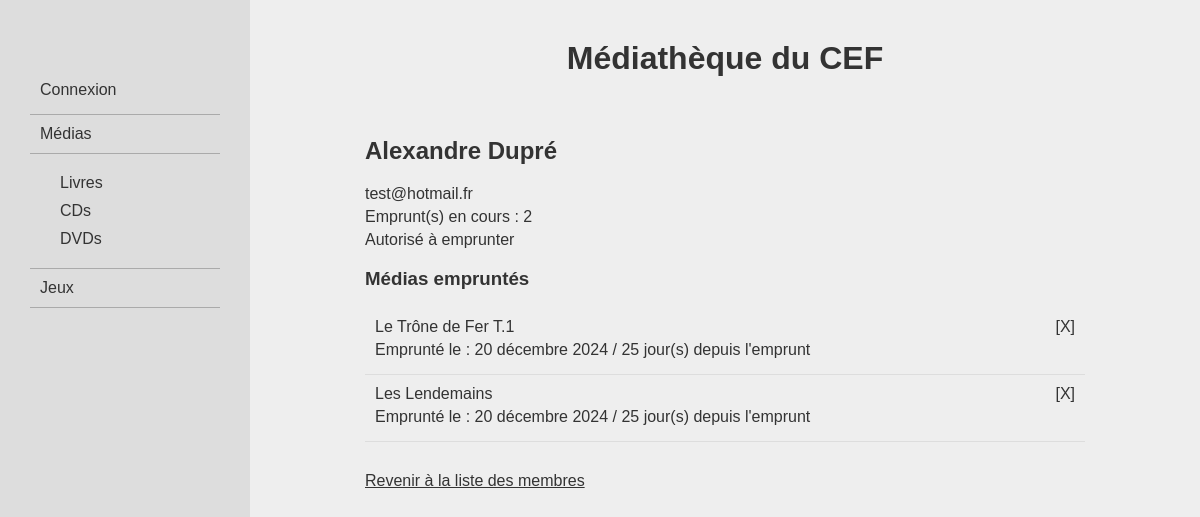
/membre/4, run on an earlier commit of the app's database.
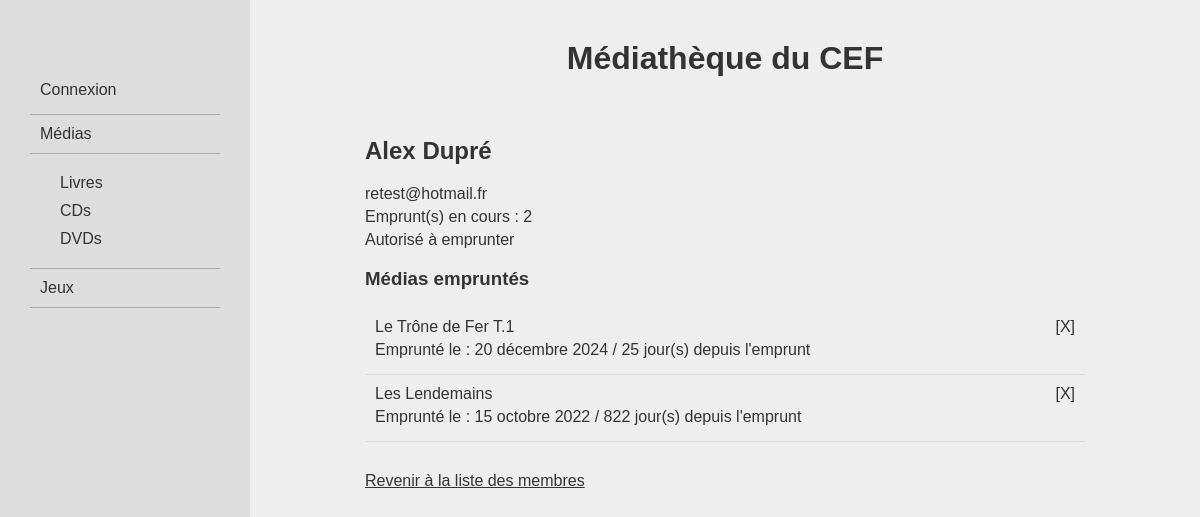
And on a later commit of the database.
### logisticMediatheque/models.py (models this page shows, shortened)
class Membres (models.Model):
    firstname = models.CharField(max_length=100)
    lastname = models.CharField(max_length=100)
    email = models.EmailField()
    canLoan = models.BooleanField(default=True)
    numLoan = models.IntegerField(default=0)

class Medias (models.Model):
    title = models.CharField(max_length = 100, unique = True)
    issue = models.DateField()
    borrower = models.ForeignKey(Membres, on_delete= models.DO_NOTHING, null=True)
    dateLoan = models.DateField(null = True, blank = True)
    timeLoan = models.IntegerField(null = True)
    MEDIATYPES = [
        ("livre", "Livre"),
        ("cd", "CD"),
        ("dvd", "DVD")
    ]
    mediaType = models.CharField(choices=MEDIATYPES, max_length=5, default="livre")

### logisticMediatheque/views/views_membres.py (the view)
# urls.py: path('membre/<int:membre_id>', views_membres.membreDetail, name = 'membreDetail'),
def membreDetail(request, membre_id):
    mediaLoans = Medias.objects.all().filter(borrower = membre_id)
    for media in mediaLoans:
        now = datetime.datetime.now().date()
        dateLoan = media.dateLoan
        timeLoan = now - dateLoan
        media.timeLoan = timeLoan.days
    return render(
        request,
        "logisticMediatheque/itemDetails/membreDetails.html",
        {
            "membre": get_object_or_404( Membres, pk = membre_id ),
            "mediaLoans": mediaLoans,
            "now": now,
            "dateLoan":dateLoan
        }
    )

### logisticMediatheque/templates/logisticMediatheque/itemDetails/membreDetails.html
{% extends 'logisticMediatheque/base.html' %}
{% block content %}
    <h2>{{ membre.firstname }} {{ membre.lastname }}</h2>
    <div class="membreInfos">
        <p>{{ membre.email }}</p>
        <p>Emprunt(s) en cours : {{ membre.numLoan }}</p>
        {% if membre.canLoan == True %}
            <p>Autorisé à emprunter</p>
        {% else %}
            <p>Ne peut plus emprunter !</p>
        {% endif %}
    </div>
    <div class="membreLoans">
        <h3>Médias empruntés</h3>
        {% for mediaLoan in mediaLoans %}
            <div class="item">
                <div class="mediaInfos">
                    <a href="{% url 'logisticMediatheque:mediaDetail' mediaLoan.mediaType mediaLoan.id %}">{{mediaLoan.title}}</a><br/>
                    <p>Emprunté le : {{mediaLoan.dateLoan}} / {{mediaLoan.timeLoan}} jour(s) depuis l'emprunt</p>
                </div>
                <div class="itemActions">
                    <a href="{% url 'logisticMediatheque:removeLoan' mediaLoan.id membre.id %}">[X]</a>
                </div>
            </div>
        {% endfor %}
    </div>
    <p class="returnLink"><a href="{% url 'logisticMediatheque:listMembres' %}">Revenir à la liste des membres</a></p>
{% endblock content %}

What changed in the data, as far as the page shows it:
changed Membres "Dupré": firstname "Alexandre" → "Alex"; email "test@hotmail.fr" → "retest@hotmail.fr"
changed Medias "Les Lendemains": dateLoan "20 décembre 2024" → "15 octobre 2022"; timeLoan "25" → "822"
